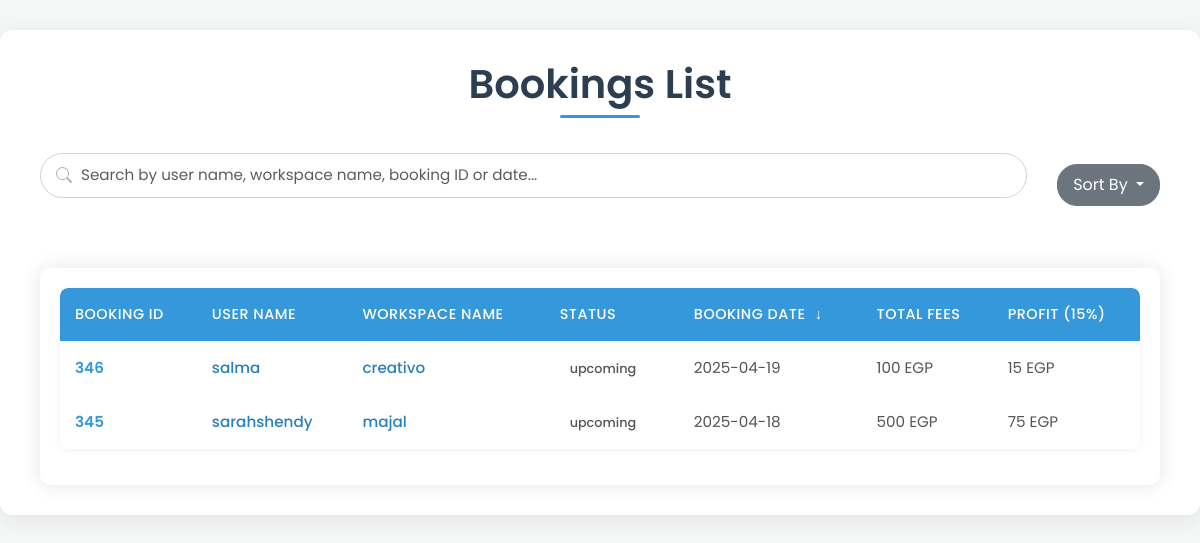
Page /admin/bookings_list.php on the earlier database version.
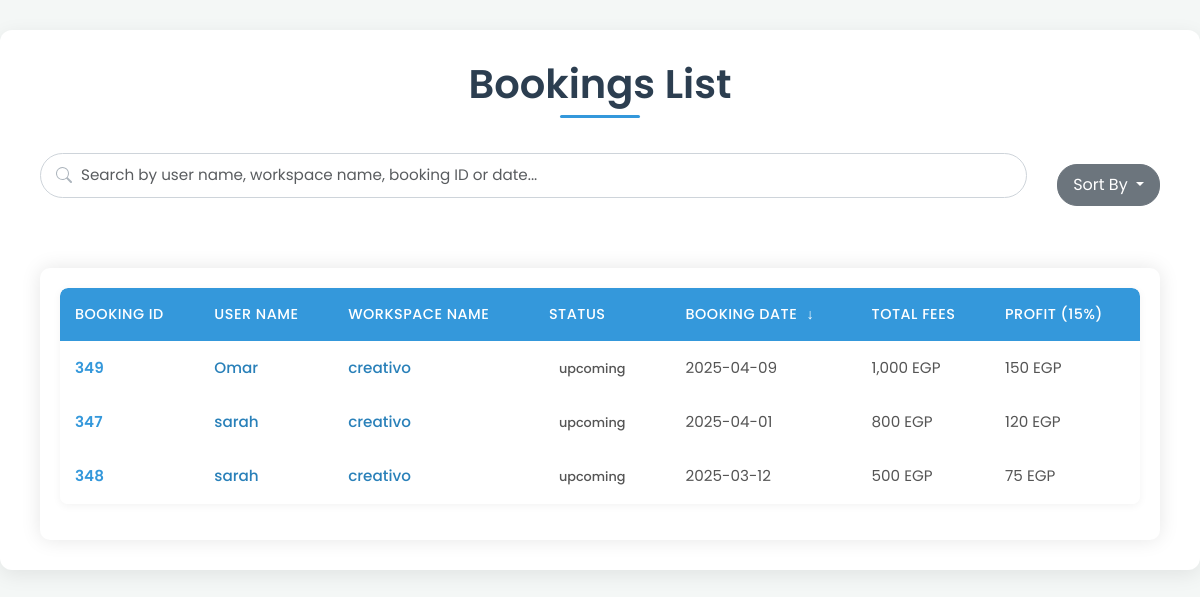
Same page on the later database version.
### tables this page shows
CREATE TABLE `bookings` (
  `booking_id` int(11) NOT NULL,
  `user_id` int(11) NOT NULL,
  `room_id` int(11) NOT NULL,
  `date` date NOT NULL,
  `start_time` time NOT NULL,
  `end_time` time NOT NULL,
  `num_people` int(11) NOT NULL,
  `total_price` float DEFAULT NULL,
  `status` varchar(255) DEFAULT 'upcoming',
  `created_at` timestamp NOT NULL DEFAULT current_timestamp(),
  `review-email` tinyint(4) NOT NULL DEFAULT 0,
  `pay_method` varchar(255) DEFAULT NULL,
  `is_monthly` int(11) NOT NULL DEFAULT 0
);

CREATE TABLE `users` (
  `user_id` int(11) NOT NULL,
  `name` varchar(255) NOT NULL,
  `email` varchar(255) NOT NULL,
  `phone` varchar(15) NOT NULL,
  `password` varchar(255) NOT NULL,
  `age` int(11) DEFAULT NULL,
  `job_title` varchar(255) DEFAULT NULL,
  `image` longtext DEFAULT 'default.png',
  `location` varchar(255) DEFAULT NULL,
  `created_at` timestamp NOT NULL DEFAULT current_timestamp(),
  `role_id` int(11) DEFAULT NULL,
  `last_seen` datetime NOT NULL DEFAULT current_timestamp(),
  `company_name` varchar(255) DEFAULT NULL,
  `contact_info` varchar(255) DEFAULT NULL,
  `company_type` varchar(255) DEFAULT NULL,
  `zone_id` int(11) DEFAULT NULL,
  `portfolio` longtext DEFAULT NULL,
  `action` varchar(255) NOT NULL DEFAULT 'active'
);

CREATE TABLE `workspaces` (
  `workspace_id` int(11) NOT NULL,
  `user_id` int(11) NOT NULL,
  `name` varchar(255) NOT NULL,
  `location` varchar(255) NOT NULL,
  `description` longtext DEFAULT NULL,
  `price/hr` float DEFAULT NULL,
  `zone_id` int(11) NOT NULL,
  `created_at` timestamp NOT NULL DEFAULT current_timestamp(),
  `Availability` tinyint(4) NOT NULL DEFAULT 1
);

### admin/bookings_list.php (the view, shortened to what this page needs)
<?php
include "connection.php";
$sort = isset($_GET['sort']) ? $_GET['sort'] : 'date_desc';
$orderBy = "ORDER BY b.date DESC";
switch ($sort) {
    case 'date_desc':
        $orderBy = "ORDER BY b.date DESC";
        break;
}
$searchCondition = "";
$select_bookings = "SELECT
    b.booking_id,
    u.user_id,
    u.name AS user_name,
    w.workspace_id,
    w.name AS workspace_name,
    b.status AS status,
    b.total_price,
    DATE_FORMAT(b.date, '%Y-%m-%d') AS booking_date
FROM
    grad_proj.bookings b
JOIN
    grad_proj.users u ON b.user_id = u.user_id
JOIN
    grad_proj.rooms r ON b.room_id = r.room_id
JOIN
    grad_proj.workspaces w ON r.workspace_id = w.workspace_id
$searchCondition
$orderBy";
$run_select = mysqli_query($connect, $select_bookings);
            ?>
<!DOCTYPE html>
<html lang="en">
<head>
    <link rel="stylesheet" href="../css/bootstrap.min.css">
    <link rel="stylesheet" href="./css/users-list.css">
    <link rel="stylesheet" href="https://cdn.jsdelivr.net/npm/sweetalert2@11/dist/sweetalert2.min.css">
</head>
<body>
    <div class="container">
        <div class="row">
            <div class="col-md-12">
                <h1 class="page-title">Bookings List</h1>
                <div class="controls-container d-flex align-items-center">
                    <div class="search-wrapper flex-grow-1">
                        <input type="text" id="searchText" class="form-control"
                            placeholder="Search by user name, workspace name, booking ID or date...">
                    </div>
                    <div class="sort-dropdown">
                        <div class="dropdown">
                            <button class="btn btn-secondary dropdown-toggle" type="button" id="sortDropdown"
                                data-bs-toggle="dropdown" aria-expanded="false">
                                Sort By
                            </button>
                        </div>
                    </div>
                </div>
            </div>
        </div>
        <div class="row">
            <div class="col-md-12">
                <div class="table-container">
                    <table class="table">
                        <thead>
                            <tr>
                                <th>Booking ID</th>
                                <th>User Name</th>
                                <th>Workspace Name</th>
                                <th>Status</th>
                                <th>Booking Date
                                    <?php if ($sort == 'date_asc'): ?>
                                        <i class="sort-icon">↑</i>
                                    <?php elseif ($sort == 'date_desc'): ?>
                                        <i class="sort-icon">↓</i>
                                    <?php endif; ?>
                                </th>
                                <th>Total Fees
                                </th>
                                <th>Profit (15%)</th>
                            </tr>
                        </thead>
                        <tbody id="usersTable">
                            <?php
                            if (mysqli_num_rows($run_select) > 0) {
                                foreach ($run_select as $row) {
                                    ?>
                                    <tr>
                                        <td><?php echo htmlspecialchars($row['booking_id']); ?></td>
                                        <td><a href="../profile.php?user_id=<?php echo $row['user_id']; ?>">
                                                <?php echo htmlspecialchars($row['user_name']); ?>
                                            </a></td>
                                        <td><a href="../workspace_details.php?ws_id=<?php echo $row['workspace_id']; ?>">
                                                <?php echo htmlspecialchars($row['workspace_name']); ?>
                                            </a></td>
                                        <td><span
                                                class="status-badge <?php echo strtolower(htmlspecialchars($row['status'])); ?>">
                                                <?php echo htmlspecialchars($row['status']); ?>
                                            </span></td>
                                        <td><?php echo htmlspecialchars($row['booking_date']); ?></td>
                                        <td><?php echo number_format($row['total_price']); ?> EGP</td>
                                        <td><?php echo number_format($row['total_price'] * 0.15); ?> EGP</td>
                                    </tr>
                                    <?php
                                }
                            } else {
                                echo '<tr><td colspan="7" class="text-center">No bookings found</td></tr>';
                            }
                            ?>
                        </tbody>
                    </table>
                </div>
            </div>
        </div>
    </div>
</body>
</html>

### admin/css/users-list.css (style rules this page uses)
body { font-family: 'Poppins', sans-serif; background-color: #f4f7f6; color: #333; line-height: 1.6; }
.container { max-width: 1200px; margin-top: 30px; margin-bottom: 30px; background-color: #ffffff; padding: 30px 40px; border-radius: 12px; box-shadow: 0 5px 20px rgba(0, 0, 0, 0.08); }
h1.page-title { color: #2c3e50; margin-bottom: 35px; font-weight: 600; text-align: center; position: relative; padding-bottom: 10px; }
h1.page-title::after { content: ''; position: absolute; bottom: 0; left: 50%; transform: translateX(-50%); width: 80px; height: 3px; background-color: #3498db; border-radius: 2px; }
.controls-container { display: flex; justify-content: space-between; align-items: center; margin-bottom: 30px; gap: 20px; flex-wrap: wrap; }
.search-wrapper { flex-grow: 1; min-width: 250px; position: relative; }
#searchText { border-radius: 25px; border: 1px solid #ced4da; padding: 10px 20px 10px 40px; font-size: 0.95rem; transition: all 0.3s ease-in-out; box-shadow: none; width: 100%; background-repeat: no-repeat; background-position: 15px center; background-size: 16px 16px; }
.table-container { margin-top: 20px; overflow-x: auto; }
.table { border-collapse: separate; border-spacing: 0; width: 100%; box-shadow: 0 2px 8px rgba(0, 0, 0, 0.05); border-radius: 8px; overflow: hidden; }
.table thead th { background-color: #3498db; color: #ffffff; font-weight: 500; text-transform: uppercase; letter-spacing: 0.5px; font-size: 0.9rem; padding: 15px; vertical-align: middle; border: none; text-align: left; }
.table thead th:first-child { border-top-left-radius: 8px; }
.table thead th:last-child { border-top-right-radius: 8px; }
.table tbody tr { transition: background-color 0.2s ease; border-bottom: 1px solid #eef2f5; }
.table tbody tr:last-child { border-bottom: none; }
.table tbody td { padding: 15px; vertical-align: middle; font-size: 0.95rem; color: #555; border: none; }
.table tbody td:nth-child(1) { font-weight: 600; color: #3498db; }
.table tbody td a { color: #2980b9; text-decoration: none; font-weight: 500; transition: color 0.2s ease; }

### admin/bookings_list.php (style rules this page uses)
.status-badge { padding: 5px 10px; border-radius: 20px; font-size: 0.8rem; font-weight: 500; }
.table-container { background: white; border-radius: 10px; box-shadow: 0 0 20px rgba(0, 0, 0, 0.1); padding: 20px; margin-top: 20px; }
.page-title { color: #333; font-weight: 600; margin-bottom: 20px; }
.search-wrapper { margin-bottom: 20px; }
.search-wrapper input { border-radius: 20px; padding: 10px 20px; border: 1px solid #ddd; }
.sort-dropdown { margin-left: 10px; }
.sort-dropdown .btn { border-radius: 20px; padding: 8px 15px; }
.sort-icon { margin-left: 5px; }

Differences in the rows shown:
removed bookings: booking_id "346", user.name "salma", workspaces.name "creativo", status "upcoming", booking_date "2025-04-19", total_price "100", $row['total_price']*0.15 "15"
removed bookings: booking_id "345", user.name "sarahshendy", workspaces.name "majal", status "upcoming", booking_date "2025-04-18", total_price "500", $row['total_price']*0.15 "75"
added bookings: booking_id "349", user.name "Omar", workspaces.name "creativo", status "upcoming", booking_date "2025-04-09", total_price "1,000", $row['total_price']*0.15 "150"
added bookings: booking_id "347", user.name "sarah", workspaces.name "creativo", status "upcoming", booking_date "2025-04-01", total_price "800", $row['total_price']*0.15 "120"
added bookings: booking_id "348", user.name "sarah", workspaces.name "creativo", status "upcoming", booking_date "2025-03-12", total_price "500", $row['total_price']*0.15 "75"
